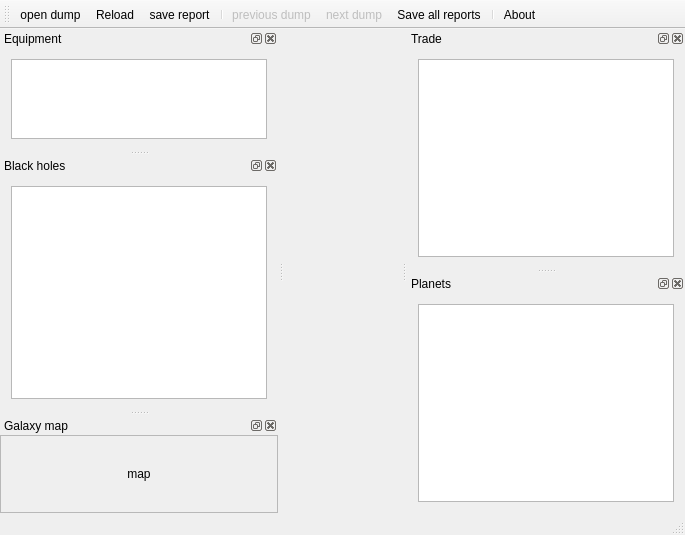
<?xml version="1.0" encoding="UTF-8"?>
<ui version="4.0">
 <class>MainWindow</class>
 <widget class="QMainWindow" name="MainWindow">
  <property name="geometry">
   <rect>
    <x>0</x>
    <y>0</y>
    <width>685</width>
    <height>535</height>
   </rect>
  </property>
  <property name="windowTitle">
   <string>SRHDDumpReader</string>
  </property>
  <property name="windowIcon">
   <iconset resource="icons.qrc">
    <normaloff>:/icons/galaxy_magnifying_glass.png</normaloff>:/icons/galaxy_magnifying_glass.png</iconset>
  </property>
  <widget class="QWidget" name="centralWidget"/>
  <widget class="QToolBar" name="mainToolBar">
   <property name="windowTitle">
    <string>Toolbar</string>
   </property>
   <attribute name="toolBarArea">
    <enum>TopToolBarArea</enum>
   </attribute>
   <attribute name="toolBarBreak">
    <bool>false</bool>
   </attribute>
   <addaction name="actionOpenDump"/>
   <addaction name="actionReload"/>
   <addaction name="actionSaveReport"/>
   <addaction name="separator"/>
   <addaction name="actionPreviousDump"/>
   <addaction name="actionNextDump"/>
   <addaction name="actionSaveAllReports"/>
   <addaction name="separator"/>
   <addaction name="actionAbout"/>
  </widget>
  <widget class="QStatusBar" name="statusBar"/>
  <widget class="QDockWidget" name="eqDockWidget">
   <property name="windowTitle">
    <string>Equipment</string>
   </property>
   <attribute name="dockWidgetArea">
    <number>1</number>
   </attribute>
   <widget class="QWidget" name="dockWidgetContents_2">
    <layout class="QVBoxLayout" name="verticalLayout_2">
     <item>
      <widget class="QTableView" name="equipmentTableView">
       <property name="minimumSize">
        <size>
         <width>156</width>
         <height>0</height>
        </size>
       </property>
       <property name="styleSheet">
        <string notr="true">QTableView::item, QTableView, QHeaderView::section, QHeaderView, FilterHorizontalHeaderView &gt; QWidget &gt; QLabel, FilterHorizontalHeaderView &gt; QWidget &gt; QSpinBox, FilterHorizontalHeaderView &gt; QWidget &gt; QDoubleSpinBox, FilterHorizontalHeaderView &gt; QWidget &gt; QLineEdit
{
  font: 9pt &quot;Sans Serif&quot;;
}
QTableView::item
{
  border: 0px;
  padding: 0px;
  margin: 0px;
}</string>
       </property>
       <property name="sizeAdjustPolicy">
        <enum>QAbstractScrollArea::AdjustToContents</enum>
       </property>
       <property name="editTriggers">
        <set>QAbstractItemView::NoEditTriggers</set>
       </property>
       <property name="showDropIndicator" stdset="0">
        <bool>false</bool>
       </property>
       <property name="alternatingRowColors">
        <bool>true</bool>
       </property>
       <property name="sortingEnabled">
        <bool>true</bool>
       </property>
       <property name="wordWrap">
        <bool>false</bool>
       </property>
       <property name="cornerButtonEnabled">
        <bool>false</bool>
       </property>
       <attribute name="horizontalHeaderDefaultSectionSize">
        <number>18</number>
       </attribute>
       <attribute name="horizontalHeaderMinimumSectionSize">
        <number>10</number>
       </attribute>
       <attribute name="horizontalHeaderStretchLastSection">
        <bool>true</bool>
       </attribute>
       <attribute name="verticalHeaderDefaultSectionSize">
        <number>18</number>
       </attribute>
       <attribute name="verticalHeaderMinimumSectionSize">
        <number>10</number>
       </attribute>
       <attribute name="verticalHeaderStretchLastSection">
        <bool>false</bool>
       </attribute>
      </widget>
     </item>
    </layout>
   </widget>
  </widget>
  <widget class="QDockWidget" name="tradeDockWidget">
   <property name="features">
    <set>QDockWidget::AllDockWidgetFeatures</set>
   </property>
   <property name="allowedAreas">
    <set>Qt::AllDockWidgetAreas</set>
   </property>
   <property name="windowTitle">
    <string>Trade</string>
   </property>
   <attribute name="dockWidgetArea">
    <number>2</number>
   </attribute>
   <widget class="QWidget" name="dockWidgetContents">
    <layout class="QVBoxLayout" name="verticalLayout">
     <item>
      <widget class="QTableView" name="tradeTableView">
       <property name="styleSheet">
        <string notr="true">font: 9pt &quot;Sans Serif&quot;;
  padding: 0px;
  margin: 0px;
QTableView::item
{
  border: 0px;
  padding: 0px;
  margin: 0px;
}</string>
       </property>
       <property name="editTriggers">
        <set>QAbstractItemView::NoEditTriggers</set>
       </property>
       <property name="showDropIndicator" stdset="0">
        <bool>false</bool>
       </property>
       <property name="dragEnabled">
        <bool>true</bool>
       </property>
       <property name="alternatingRowColors">
        <bool>true</bool>
       </property>
       <property name="sortingEnabled">
        <bool>true</bool>
       </property>
       <property name="wordWrap">
        <bool>false</bool>
       </property>
       <property name="cornerButtonEnabled">
        <bool>false</bool>
       </property>
       <attribute name="horizontalHeaderDefaultSectionSize">
        <number>18</number>
       </attribute>
       <attribute name="horizontalHeaderMinimumSectionSize">
        <number>10</number>
       </attribute>
       <attribute name="horizontalHeaderShowSortIndicator" stdset="0">
        <bool>true</bool>
       </attribute>
       <attribute name="verticalHeaderDefaultSectionSize">
        <number>18</number>
       </attribute>
       <attribute name="verticalHeaderMinimumSectionSize">
        <number>10</number>
       </attribute>
      </widget>
     </item>
    </layout>
   </widget>
  </widget>
  <widget class="QDockWidget" name="bhDockWidget">
   <property name="windowTitle">
    <string>Black holes</string>
   </property>
   <attribute name="dockWidgetArea">
    <number>1</number>
   </attribute>
   <widget class="QWidget" name="dockWidgetContents_3">
    <layout class="QVBoxLayout" name="verticalLayout_3">
     <item>
      <widget class="QTableView" name="bhTableView">
       <property name="styleSheet">
        <string notr="true">font: 9pt &quot;Sans Serif&quot;;
  padding: 0px;
  margin: 0px;
QTableView::item
{
  border: 0px;
  padding: 0px;
  margin: 0px;
}</string>
       </property>
       <property name="editTriggers">
        <set>QAbstractItemView::NoEditTriggers</set>
       </property>
       <property name="showDropIndicator" stdset="0">
        <bool>false</bool>
       </property>
       <property name="dragEnabled">
        <bool>true</bool>
       </property>
       <property name="alternatingRowColors">
        <bool>true</bool>
       </property>
       <property name="wordWrap">
        <bool>false</bool>
       </property>
       <property name="cornerButtonEnabled">
        <bool>false</bool>
       </property>
       <attribute name="horizontalHeaderDefaultSectionSize">
        <number>18</number>
       </attribute>
       <attribute name="horizontalHeaderMinimumSectionSize">
        <number>10</number>
       </attribute>
       <attribute name="verticalHeaderDefaultSectionSize">
        <number>18</number>
       </attribute>
       <attribute name="verticalHeaderMinimumSectionSize">
        <number>10</number>
       </attribute>
      </widget>
     </item>
    </layout>
   </widget>
  </widget>
  <widget class="QDockWidget" name="planetsDockWidget">
   <property name="windowTitle">
    <string>Planets</string>
   </property>
   <attribute name="dockWidgetArea">
    <number>2</number>
   </attribute>
   <widget class="QWidget" name="dockWidgetContents_5">
    <layout class="QVBoxLayout" name="verticalLayout_4">
     <item>
      <widget class="QTableView" name="planetsTableView">
       <property name="styleSheet">
        <string notr="true">QTableView::item, QTableView, QHeaderView::section, QHeaderView, FilterHorizontalHeaderView &gt; QWidget &gt; QLabel, FilterHorizontalHeaderView &gt; QWidget &gt; QSpinBox, FilterHorizontalHeaderView &gt; QWidget &gt; QDoubleSpinBox, FilterHorizontalHeaderView &gt; QWidget &gt; QLineEdit
{
  font: 9pt &quot;Sans Serif&quot;;
}
QTableView::item
{
  border: 0px;
  padding: 0px;
  margin: 0px;
}</string>
       </property>
       <property name="editTriggers">
        <set>QAbstractItemView::NoEditTriggers</set>
       </property>
       <property name="showDropIndicator" stdset="0">
        <bool>false</bool>
       </property>
       <property name="dragEnabled">
        <bool>false</bool>
       </property>
       <property name="alternatingRowColors">
        <bool>true</bool>
       </property>
       <property name="sortingEnabled">
        <bool>true</bool>
       </property>
       <property name="wordWrap">
        <bool>false</bool>
       </property>
       <property name="cornerButtonEnabled">
        <bool>false</bool>
       </property>
       <attribute name="horizontalHeaderDefaultSectionSize">
        <number>18</number>
       </attribute>
       <attribute name="horizontalHeaderMinimumSectionSize">
        <number>10</number>
       </attribute>
       <attribute name="horizontalHeaderShowSortIndicator" stdset="0">
        <bool>true</bool>
       </attribute>
       <attribute name="verticalHeaderDefaultSectionSize">
        <number>18</number>
       </attribute>
       <attribute name="verticalHeaderMinimumSectionSize">
        <number>10</number>
       </attribute>
      </widget>
     </item>
    </layout>
   </widget>
  </widget>
  <widget class="QDockWidget" name="imageDockWidget">
   <property name="windowTitle">
    <string>Galaxy map</string>
   </property>
   <attribute name="dockWidgetArea">
    <number>1</number>
   </attribute>
   <widget class="QWidget" name="dockWidgetContents_4">
    <layout class="QVBoxLayout" name="verticalLayout_6">
     <property name="spacing">
      <number>0</number>
     </property>
     <property name="leftMargin">
      <number>0</number>
     </property>
     <property name="topMargin">
      <number>0</number>
     </property>
     <property name="rightMargin">
      <number>0</number>
     </property>
     <property name="bottomMargin">
      <number>0</number>
     </property>
     <item>
      <widget class="QScrollArea" name="scrollArea">
       <property name="widgetResizable">
        <bool>true</bool>
       </property>
       <widget class="QWidget" name="scrollAreaWidgetContents">
        <property name="geometry">
         <rect>
          <x>0</x>
          <y>0</y>
          <width>272</width>
          <height>78</height>
         </rect>
        </property>
        <layout class="QVBoxLayout" name="verticalLayout_5">
         <property name="spacing">
          <number>0</number>
         </property>
         <property name="leftMargin">
          <number>0</number>
         </property>
         <property name="topMargin">
          <number>0</number>
         </property>
         <property name="rightMargin">
          <number>0</number>
         </property>
         <property name="bottomMargin">
          <number>0</number>
         </property>
         <item>
          <widget class="QLabel" name="mapImageLabel">
           <property name="sizePolicy">
            <sizepolicy hsizetype="Minimum" vsizetype="Minimum">
             <horstretch>0</horstretch>
             <verstretch>0</verstretch>
            </sizepolicy>
           </property>
           <property name="text">
            <string>map</string>
           </property>
           <property name="scaledContents">
            <bool>false</bool>
           </property>
           <property name="alignment">
            <set>Qt::AlignCenter</set>
           </property>
          </widget>
         </item>
        </layout>
       </widget>
      </widget>
     </item>
    </layout>
   </widget>
  </widget>
  <action name="actionOpenDump">
   <property name="icon">
    <iconset resource="icons.qrc">
     <normaloff>:/icons/document-open.svgz</normaloff>:/icons/document-open.svgz</iconset>
   </property>
   <property name="text">
    <string>&amp;open dump</string>
   </property>
   <property name="toolTip">
    <string>Open dump file</string>
   </property>
  </action>
  <action name="actionReload">
   <property name="icon">
    <iconset resource="icons.qrc">
     <normaloff>:/icons/view-refresh.svgz</normaloff>:/icons/view-refresh.svgz</iconset>
   </property>
   <property name="text">
    <string>&amp;Reload</string>
   </property>
   <property name="toolTip">
    <string>Reload Dump from file</string>
   </property>
  </action>
  <action name="actionAbout">
   <property name="icon">
    <iconset resource="icons.qrc">
     <normaloff>:/icons/help-about.svgz</normaloff>:/icons/help-about.svgz</iconset>
   </property>
   <property name="text">
    <string>About</string>
   </property>
  </action>
  <action name="actionSaveReport">
   <property name="icon">
    <iconset resource="icons.qrc">
     <normaloff>:/icons/report.svg</normaloff>:/icons/report.svg</iconset>
   </property>
   <property name="text">
    <string>save report</string>
   </property>
   <property name="toolTip">
    <string>Save a report file</string>
   </property>
   <property name="shortcut">
    <string>Ctrl+R</string>
   </property>
   <property name="shortcutContext">
    <enum>Qt::ApplicationShortcut</enum>
   </property>
  </action>
  <action name="actionNextDump">
   <property name="enabled">
    <bool>false</bool>
   </property>
   <property name="icon">
    <iconset resource="icons.qrc">
     <normaloff>:/icons/go-next.svgz</normaloff>:/icons/go-next.svgz</iconset>
   </property>
   <property name="text">
    <string>next dump</string>
   </property>
   <property name="toolTip">
    <string>load next dump in the current folder</string>
   </property>
   <property name="shortcut">
    <string>Ctrl+Right</string>
   </property>
  </action>
  <action name="actionPreviousDump">
   <property name="enabled">
    <bool>false</bool>
   </property>
   <property name="icon">
    <iconset resource="icons.qrc">
     <normaloff>:/icons/go-previous.svgz</normaloff>:/icons/go-previous.svgz</iconset>
   </property>
   <property name="text">
    <string>previous dump</string>
   </property>
   <property name="toolTip">
    <string>load previous dump in the current folder</string>
   </property>
   <property name="shortcut">
    <string>Ctrl+Left</string>
   </property>
  </action>
  <action name="actionAutoReload">
   <property name="checkable">
    <bool>true</bool>
   </property>
   <property name="text">
    <string>reload automatically</string>
   </property>
   <property name="toolTip">
    <string>Automatically reload current dump</string>
   </property>
  </action>
  <action name="actionAutoSaveReport">
   <property name="checkable">
    <bool>true</bool>
   </property>
   <property name="text">
    <string>always save</string>
   </property>
   <property name="toolTip">
    <string>Always save report upon parsing the dump</string>
   </property>
  </action>
  <action name="actionSaveAllReports">
   <property name="icon">
    <iconset resource="icons.qrc">
     <normaloff>:/icons/all_reports.svg</normaloff>:/icons/all_reports.svg</iconset>
   </property>
   <property name="text">
    <string>Save all reports</string>
   </property>
   <property name="toolTip">
    <string>Generate reports for all dumps in the current folder</string>
   </property>
   <property name="shortcutContext">
    <enum>Qt::ApplicationShortcut</enum>
   </property>
  </action>
 </widget>
 <layoutdefault spacing="6" margin="11"/>
 <resources>
  <include location="icons.qrc"/>
 </resources>
 <connections>
  <connection>
   <sender>actionOpenDump</sender>
   <signal>triggered()</signal>
   <receiver>MainWindow</receiver>
   <slot>openDump()</slot>
   <hints>
    <hint type="sourcelabel">
     <x>-1</x>
     <y>-1</y>
    </hint>
    <hint type="destinationlabel">
     <x>241</x>
     <y>216</y>
    </hint>
   </hints>
  </connection>
  <connection>
   <sender>actionReload</sender>
   <signal>triggered()</signal>
   <receiver>MainWindow</receiver>
   <slot>parseDump()</slot>
   <hints>
    <hint type="sourcelabel">
     <x>-1</x>
     <y>-1</y>
    </hint>
    <hint type="destinationlabel">
     <x>241</x>
     <y>216</y>
    </hint>
   </hints>
  </connection>
  <connection>
   <sender>actionAbout</sender>
   <signal>triggered()</signal>
   <receiver>MainWindow</receiver>
   <slot>showAbout()</slot>
   <hints>
    <hint type="sourcelabel">
     <x>-1</x>
     <y>-1</y>
    </hint>
    <hint type="destinationlabel">
     <x>265</x>
     <y>267</y>
    </hint>
   </hints>
  </connection>
  <connection>
   <sender>actionSaveReport</sender>
   <signal>triggered()</signal>
   <receiver>MainWindow</receiver>
   <slot>saveReport()</slot>
   <hints>
    <hint type="sourcelabel">
     <x>-1</x>
     <y>-1</y>
    </hint>
    <hint type="destinationlabel">
     <x>265</x>
     <y>267</y>
    </hint>
   </hints>
  </connection>
  <connection>
   <sender>actionNextDump</sender>
   <signal>triggered()</signal>
   <receiver>MainWindow</receiver>
   <slot>loadNextDump()</slot>
   <hints>
    <hint type="sourcelabel">
     <x>-1</x>
     <y>-1</y>
    </hint>
    <hint type="destinationlabel">
     <x>342</x>
     <y>267</y>
    </hint>
   </hints>
  </connection>
  <connection>
   <sender>actionPreviousDump</sender>
   <signal>triggered()</signal>
   <receiver>MainWindow</receiver>
   <slot>loadPreviousDump()</slot>
   <hints>
    <hint type="sourcelabel">
     <x>-1</x>
     <y>-1</y>
    </hint>
    <hint type="destinationlabel">
     <x>342</x>
     <y>267</y>
    </hint>
   </hints>
  </connection>
  <connection>
   <sender>actionSaveAllReports</sender>
   <signal>triggered()</signal>
   <receiver>MainWindow</receiver>
   <slot>saveAllReports()</slot>
   <hints>
    <hint type="sourcelabel">
     <x>-1</x>
     <y>-1</y>
    </hint>
    <hint type="destinationlabel">
     <x>342</x>
     <y>267</y>
    </hint>
   </hints>
  </connection>
 </connections>
 <slots>
  <slot>openDump()</slot>
  <slot>parseDump()</slot>
  <slot>showAbout()</slot>
  <slot>saveReport()</slot>
  <slot>saveCurrentFilter()</slot>
  <slot>loadPreviousDump()</slot>
  <slot>loadNextDump()</slot>
  <slot>saveAllReports()</slot>
 </slots>
</ui>
